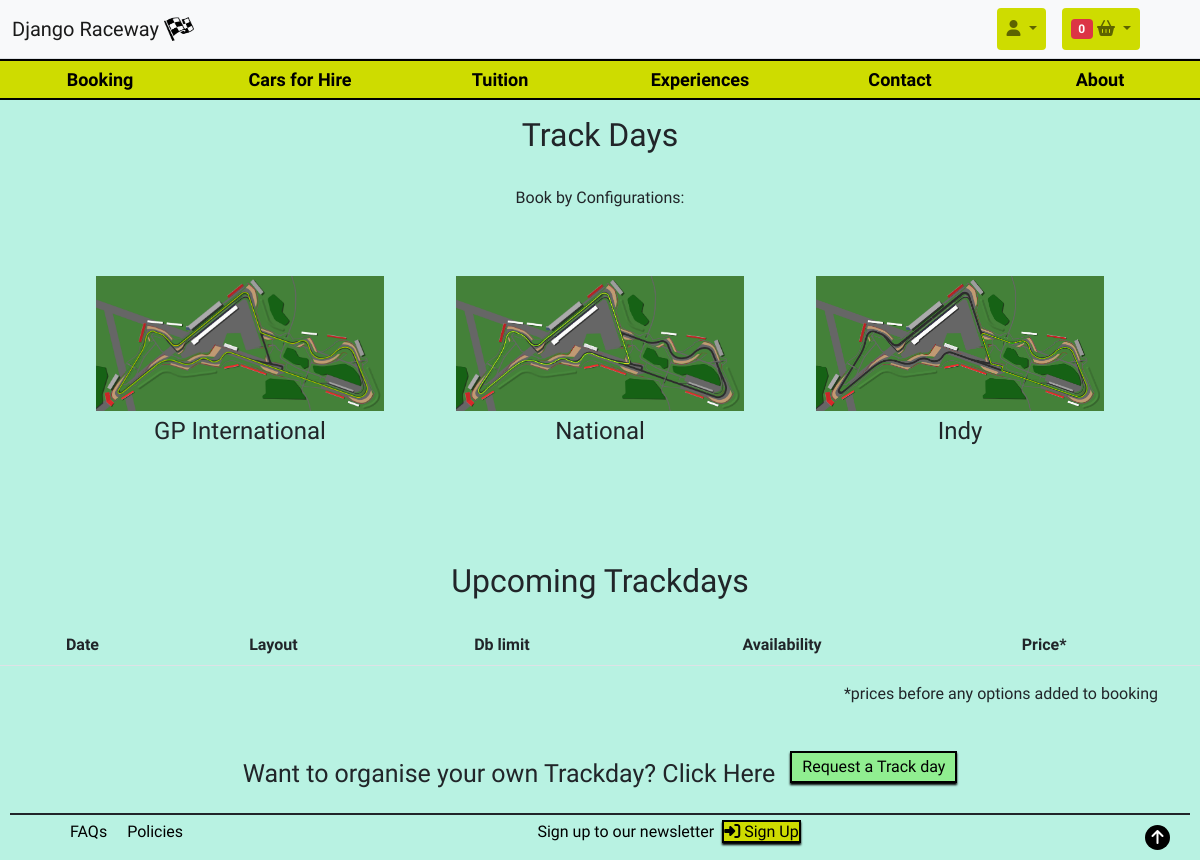
/trackdays/, run on an earlier commit of the app's database.
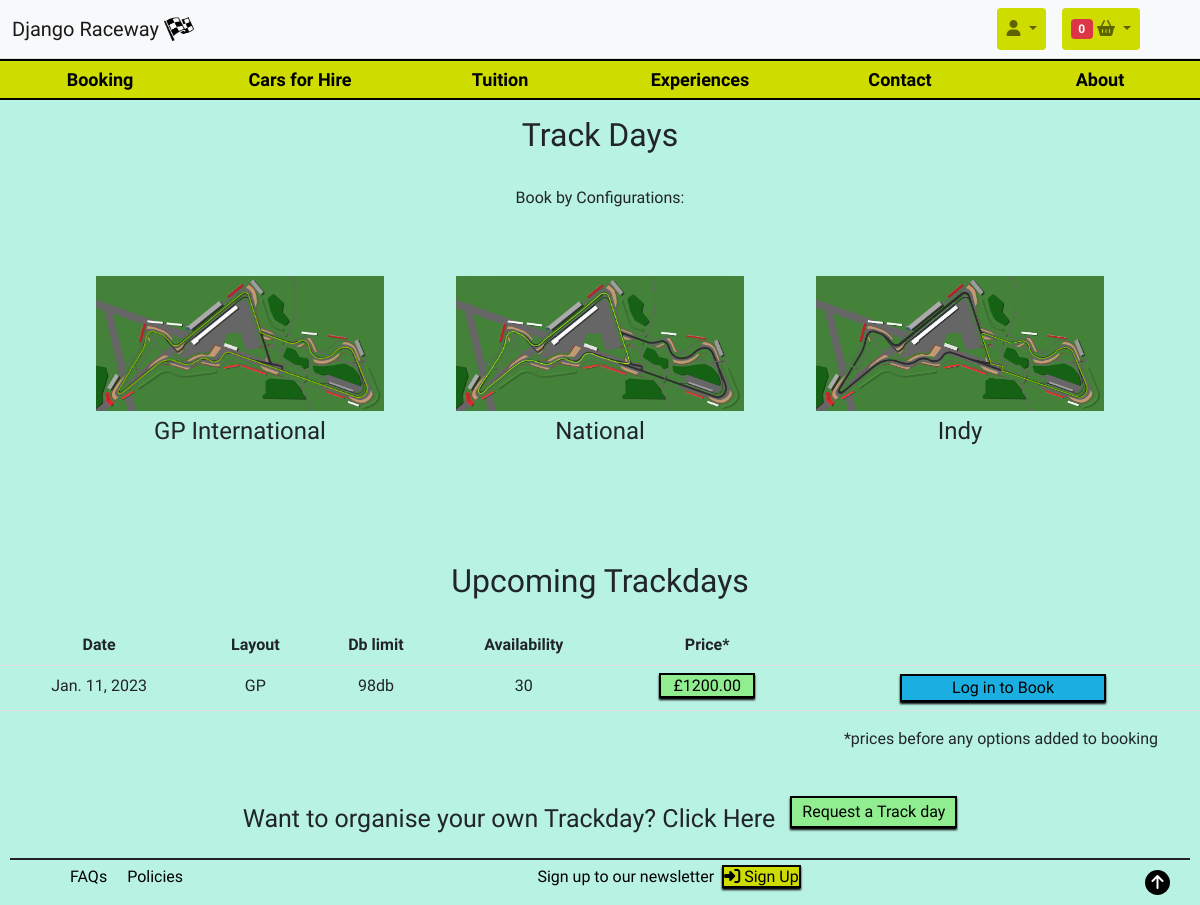
And on a later commit of the database.
### trackdays/models.py (models this page shows, shortened)
class Trackday(models.Model):
    layout = models.IntegerField(choices=LAYOUT, default=GP)
    layout_image = models.ImageField(blank=True, null=True)
    date = models.DateField(null=False, blank=False, default=None, validators=[MinValueValidator(datetime.date.today)])
    db_limit = models.BooleanField(choices=DECIBEL_LIMIT, default=0)
    availability = models.IntegerField(default=30)
    base_trackday_price = models.DecimalField(max_digits=7, decimal_places=2)
    """ Only one combo of Trackday and date permitted """
    constraints = [
        models.UniqueConstraint(
            fields=['layout', 'date'],
            name='unique_trackday'),
    ]

### trackdays/views.py (the view)
# urls.py: path('', views.track_day_list, name='trackdays'),
def track_day_list(request):
    basket = request.session.get(
        'basket', {'experience': {}, 'tuition': {}, 'trackday': {}})
    trackday_list = Trackday.objects.all()
    basket_trackdays = [x for x in basket['trackday'].keys()]
    available_tracks = [x for x in trackday_list if str(x.id) not in basket_trackdays]
    isExist=False
    isAvailable=[]
    trackdays = Trackday.objects.all()
    for trackday in trackdays:
        trackday_data = {
            "trackday_id": trackday.id,
            "availability": is_availability(trackday.id)
        }
        isAvailable.append(trackday_data)
    print(isAvailable)
    if len(basket_trackdays) >0:
        isExist=True
    context = {
        "trackdays": available_tracks,
        "flag":isExist,
        "available":isAvailable
    }
    return render(request, 'trackdays/trackday-list.html', context)

### checkout/contexts.py (called while the page is built)
def calc_vat(request, total):
    vat_rate = Decimal('0.20')
    vat_amount = total * vat_rate
    grand_total = total + vat_amount
    return grand_total

### trackdays/views.py (called while the page is built)
def is_availability(trackday_id):
    trackday = Trackday.objects.get(id=trackday_id)
    if trackday.availability >=0:
        return True
    else:
        return False

### trackdays/templates/trackdays/trackday-list.html (shortened to what this page needs)
{% extends "base.html" %}
{% load static %}
{% block extra_css %}
<link rel="stylesheet" href="{% static 'trackdays/css/trackdays.css' %}">
{% endblock %}
{% block content %}
{% include 'includes/main-nav.html' %}
<h2 class="m-3 text-center">Track Days</h2>
<p class="m-3 text-center">Book by Configurations:</p>
<div class="configuration">
    <div class="content">
        <img src="{% static 'images/main_images/circuit-gp-layout.png' %}" alt="GP International Circuit Layout map">
        <span class="contentCaption">GP International</span>
    </div>
    <div class="content">
        <img src="{% static 'images/main_images/circuit-national-layout.png' %}" alt="National Circuit Layout map">
        <span class="contentCaption">National</span>
    </div>
    <div class="content">
        <img src="{% static 'images/main_images/circuit-indy-layout.png' %}" alt="Indy Circuit Layout map">
        <span class="contentCaption">Indy</span>
    </div>
</div>
<h3 class="text-center mt-5 fs-2 mb-4">Upcoming Trackdays</h3>
<div style="overflow-x:auto;" class="trackDayTable">
    <table class="table table-hover">
        <tr>
            <th>Date</th>
            <th>Layout</th>
            <th>Db limit</th>
            <th>Availability</th>
            <th>Price*</th>
            <th></th>
            {% for trackday in trackdays %}
            <tr>
                <td>{{ trackday.date }}</td>
                <td>{{ trackday.get_layout_display }}</td>
                <td>{{ trackday.get_db_limit_display }}</td>
                <td>{{ trackday.availability }}</td>
                <td class="remain"><span>£{{ trackday.base_trackday_price }}</span></td>
                {% if user.is_authenticated %}
                    {% if flag %}
                        <td><button class="book-btn">You can only book 1 at a time.</button></td>
                    {% else %}
                        {% for track in available %}
                            {% if track.trackday_id == trackday.id %}
                                {% if track.availability == True %}
                                    <td><button class="book-btn"><a class="text-decoration-none text-reset" href="{% url 'booking' trackday.id %}">Book</button></td>
                                {% else %}
                                    <td class="full"><span>Full</span></td>
                                {% endif %}
                            {% endif %}
                        {% endfor %}
                    {% endif %}
                {% else %}
                    <td><button class="book-btn"><a class="text-decoration-none text-reset" href="{% url 'account_login' %}">Log in to Book</a></button></td>
                {% endif %}
            </tr>
        {% endfor %}
    </table>
</div>
<div class="container">
    <div class="row">
        <div class="col">
            <p class="text-end">*prices before any options added to booking</p>
        </div>
    </div>
</div>
<div class="requestTrack mt-4">
    <span>Want to organise your own Trackday? Click Here</span>
    <a href="{% url 'request' %}">Request a Track day</a>
</div>
</body>
</html>
{% endblock %}

What changed in the data, as far as the page shows it:
added Trackday: date "Jan. 11, 2023", layout "GP", db_limit "98db", availability "30", base_trackday_price "1200.00"
